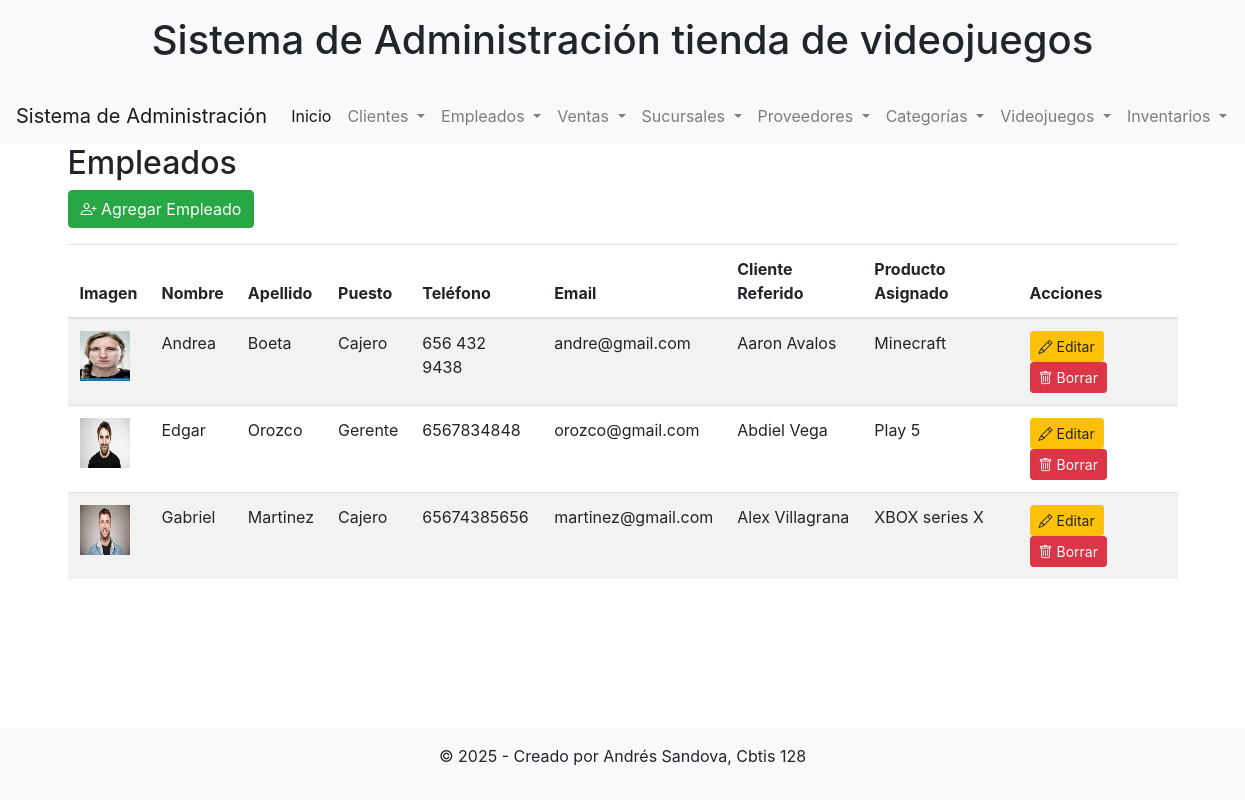
Screenshot of /ver_empleados/ with the database file from the repository.
### app_Videojuegos/models.py (models this page shows, shortened)
class Empleado(models.Model):
    imagen = models.ImageField(upload_to='empleados/', blank=True, null=True)
    nombre = models.CharField(max_length=100)
    apellido = models.CharField(max_length=100)
    puesto = models.CharField(max_length=100)
    telefono = models.CharField(max_length=50, blank=True, null=True)
    email = models.EmailField(blank=True, null=True)
    fecha_contratacion = models.DateField(blank=True, null=True)
    cliente_referido = models.ForeignKey('Cliente', on_delete=models.SET_NULL, blank=True, null=True, related_name='referidos')
    producto_asignado = models.CharField(max_length=200, blank=True, null=True)

class Cliente(models.Model):
    imagen = models.ImageField(upload_to='clientes/', blank=True, null=True)
    nombre = models.CharField(max_length=100)
    apellido = models.CharField(max_length=100)
    telefono = models.CharField(max_length=50, blank=True, null=True)
    email = models.EmailField(blank=True, null=True)
    direccion = models.CharField(max_length=250, blank=True, null=True)
    fecha_registro = models.DateField(auto_now_add=True)
    empleado_asignado = models.ForeignKey(Empleado, on_delete=models.SET_NULL, blank=True, null=True, related_name='clientes_asignados')
    producto_interes = models.CharField(max_length=200, blank=True, null=True)

### app_Videojuegos/views.py (the view)
# urls.py: path('ver_empleados/', views.ver_empleados, name='ver_empleados'),
def ver_empleados(request):
    empleados = Empleado.objects.all()
    return render(request, 'cliente/ver_empleados.html', {'empleados': empleados})

### app_Videojuegos/templates/cliente/ver_empleados.html
{% extends 'cliente/base.html' %}
{% block content %}
<h2>Empleados</h2>
<a href="{% url 'agregar_empleado' %}" class="btn btn-success mb-3"><i class="bi bi-person-plus"></i> Agregar Empleado</a>
<table class="table table-striped">
    <thead>
        <tr>
            <th>Imagen</th>
            <th>Nombre</th>
            <th>Apellido</th>
            <th>Puesto</th>
            <th>Teléfono</th>
            <th>Email</th>
            <th>Cliente Referido</th>
            <th>Producto Asignado</th>
            <th>Acciones</th>
        </tr>
    </thead>
    <tbody>
        {% for empleado in empleados %}
        <tr>
            <td>{% if empleado.imagen %}<img src="{{ empleado.imagen.url }}" alt="Imagen de {{ empleado.nombre }}" width="50" height="50">{% else %}-{% endif %}</td>
            <td>{{ empleado.nombre }}</td>
            <td>{{ empleado.apellido }}</td>
            <td>{{ empleado.puesto }}</td>
            <td>{{ empleado.telefono }}</td>
            <td>{{ empleado.email }}</td>
            <td>{% if empleado.cliente_referido %}{{ empleado.cliente_referido.nombre }} {{ empleado.cliente_referido.apellido }}{% else %}-{% endif %}</td>
            <td>{{ empleado.producto_asignado }}</td>
            <td>
                <a href="{% url 'actualizar_empleado' empleado.id %}" class="btn btn-warning btn-sm"><i class="bi bi-pencil"></i> Editar</a>
                <a href="{% url 'borrar_empleado' empleado.id %}" class="btn btn-danger btn-sm"><i class="bi bi-trash"></i> Borrar</a>
            </td>
        </tr>
        {% empty %}
        <tr><td colspan="9">No hay empleados registrados.</td></tr>
        {% endfor %}
    </tbody>
</table>
{% endblock %}

### rows the page displays
Empleado: imagen (picture), nombre "Andrea", apellido "Boeta", puesto "Cajero", telefono "656 432 9438", email "andre@gmail.com", cliente_referido.nombre "Aaron", cliente_referido.apellido "Avalos", producto_asignado "Minecraft"
Empleado: imagen (picture), nombre "Edgar", apellido "Orozco", puesto "Gerente", telefono "6567834848", email "orozco@gmail.com", cliente_referido.nombre "Abdiel", cliente_referido.apellido "Vega", producto_asignado "Play 5"
Empleado: imagen (picture), nombre "Gabriel", apellido "Martinez", puesto "Cajero", telefono "65674385656", email "martinez@gmail.com", cliente_referido.nombre "Alex", cliente_referido.apellido "Villagrana", producto_asignado "XBOX series X"
